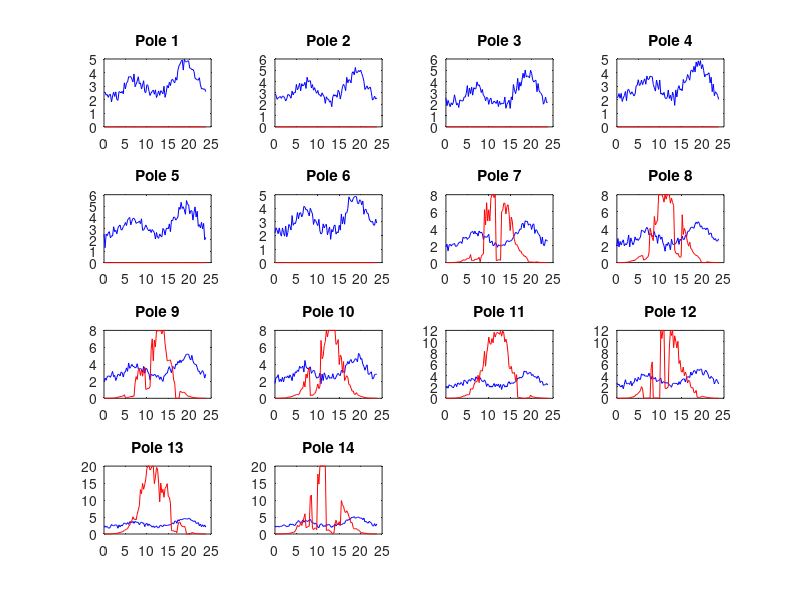

This chart was generated by the following MATLAB code: (Note: this script raises an error after producing the figure.)
% MATLAB Linear Programming (LP) based Energy Management System for a 14-pole LV feeder microgrid with:

% • different load profiles per pole
% • some poles with PV
% • voltage/over-generation problems without EMS
% • battery added
% • 15-min resolution for 24 h (96 steps)
% • LP optimization
% • costs (import/export/degradation/curtailment)
% • constraints + equations
% • plots for loads, PV, results

% | Type      | Poles | Description   |
% | --------- | ----- | ------------- |
% | Load only | 6     | houses        |
% | PV + load | 6     | rooftop solar |
% | Large PV  | 2     | shops/schools |

% | Pole  | PV inverter (kW) |
% | ----- | ---------------- |
% | 1–6   | 0                |
% | 7–10  | 8                |
% | 11–12 | 12               |
% | 13–14 | 20               |

% ================== Optimization Problem ==================
% Objective Function:
% Minimize the total operational cost over horizon N
%
%   min  sum_{k=1}^{N} (
%        c_imp  * P_imp(k)  ...
%      - c_exp  * P_exp(k)  ...
%      + c_deg  * |P_bat(k)| ...
%      + c_curt * P_curt(k)
%   ) * Δt
%
% -----------------------------------------------------------
% Power Balance Constraint (for each time step k):
%
%   P_imp(k) - P_exp(k) + P_bat(k) + (PV(k) - P_curt(k)) = Load(k)
%
% -----------------------------------------------------------
% Where:
%   P_imp   : Grid import power (kW)
%   P_exp   : Grid export power (kW)
%   P_bat   : Battery charging(+)/discharging(-) power (kW)
%   PV      : Available solar power (kW)
%   P_curt  : Curtailed solar power (kW)
%   Load    : Load demand (kW)
%   c_imp   : Import tariff (LKR/kWh)
%   c_exp   : Export tariff (LKR/kWh)
%   c_deg   : Battery degradation cost (LKR/kWh)
%   c_curt  : Curtailment penalty (LKR/kWh)
%   Δt      : Time step duration (hours)
% ==========================================================
% https://chatgpt.com/share/6982e70b-0640-8010-968e-ec966f4503b5

clc; clear; close all;

rng(40);   % <<< fix random seed for reproducibility

%% PARAMETERS
Npoles = 14;
dt = 0.25;        % hours
N = 96;           % 24h horizon

%% ---------- LOAD PROFILES ----------
t = (0:N-1)/4;

Load = zeros(Npoles,N);

for i=1:Npoles
    base = 2 + 0.5*rand;
    evening = 2.5*exp(-((t-19).^2)/10);
    morning = 1.5*exp(-((t-7).^2)/8);
    Load(i,:) = base + morning + evening + 0.3*randn(1,N);
end

%% ---------- PV PROFILES ----------
%% ---------- REALISTIC PV PROFILES ----------

cap = [zeros(1,6) 8 8 8 8 12 12 20 20];   % inverter capacities

PV = zeros(Npoles,N);

% clear sky envelope (bell shape)
env = exp(-((t-12).^2)/18);
env = env / max(env);

for i = 1:Npoles
    
    if cap(i)==0
        continue
    end
    
    % slow cloud variation (minutes-hours)
    slow_noise = movmean(randn(1,N),6);
    slow_noise = 1 + 0.35*slow_noise;
    
    % fast cloud flicker (seconds-minutes)
    fast_noise = 1 + 0.15*randn(1,N);
    
    % sudden cloud drops (ramps)
    ramp = ones(1,N);
    events = randi([2 5]); % number of clouds
    
    for e = 1:events
        c = randi([20 80]);     % center time
        w = randi([3 8]);       % duration
        ramp(c:min(N,c+w)) = ramp(c:min(N,c+w))*rand*0.3;
    end
    
    pv = cap(i) * env .* slow_noise .* fast_noise .* ramp;
    
    % inverter clipping + no negative
    pv = max(0, min(cap(i), pv));
    
    PV(i,:) = pv;
end

% PV_tot = sum(PV);


Load_tot = sum(Load);
PV_tot   = sum(PV);

%% ---------- PLOTS ----------
figure
for i=1:Npoles
    subplot(4,4,i)
    plot(t,Load(i,:),'b',t,PV(i,:),'r')
    title(['Pole ' num2str(i)])
end
sgtitle('Load and PV profiles')

%% ---------- BATTERY ----------
Ebat = 50;    % kWh
Pbat_max = 20;
% SOC0 = 0.5*Ebat;

SOCmin = 0.20*Ebat;
SOCmax = 0.80*Ebat;

SOC0 = 0.50*Ebat;    % initial 50%
SOCend = 0.50*Ebat;  % final 50%

%% ---------- PRICES ----------
c_imp = 30;
c_exp = 20;
c_deg = 2;
c_curt = 1;

%% ---------- LP VARIABLES ----------
% order:
% [Pimp Pexp Pbat+ Pbat- Curt SOC]

nvar = 6*N;

f = zeros(nvar,1);

for k=1:N
    idx=(k-1)*6;
    f(idx+1)=c_imp*dt;
    f(idx+2)=-c_exp*dt;
    f(idx+3)=c_deg*dt;
    f(idx+4)=c_deg*dt;
    f(idx+5)=c_curt*dt;
end

%% ---------- BOUNDS ----------
lb=zeros(nvar,1);
ub=inf(nvar,1);

for k=1:N
    idx=(k-1)*6;

    ub(idx+1)=250;
    ub(idx+2)=250;
    ub(idx+3)=Pbat_max;
    ub(idx+4)=Pbat_max;
    ub(idx+5)=PV_tot(k);
    lb(idx+6)=SOCmin;
    ub(idx+6)=SOCmax;

end

%% ---------- CONSTRAINTS ----------
Aeq=[];
beq=[];

% Power balance
for k=1:N
    row=zeros(1,nvar);
    idx=(k-1)*6;

    row(idx+1)=1;
    row(idx+2)=-1;
    row(idx+3)=1;
    row(idx+4)=-1;
    row(idx+5)=-1;

    Aeq=[Aeq;row];
    beq=[beq; Load_tot(k)-PV_tot(k)];
end

% SOC dynamics
for k=1:N-1
    row=zeros(1,nvar);

    idx=(k-1)*6;
    idx2=k*6;

    row(idx+6)=1;
    row(idx+3)=-dt;
    row(idx+4)=+dt;

    row(idx2+6)=-1;

    Aeq=[Aeq;row];
    beq=[beq;0];
end

% initial SOC
row=zeros(1,nvar);
row(6)=1;
Aeq=[Aeq;row];
beq=[beq;SOC0];

% final SOC constraint
row=zeros(1,nvar);
row((N-1)*6 + 6) = 1;   % SOC at last step
Aeq=[Aeq;row];
beq=[beq;SOCend];


%% ---------- TRANSFORMER / GRID LIMITS ----------

Pgrid_max = 50;   % available capacity for this feeder only (kW)

A = [];
b = [];

for k = 1:N
    
    row1 = zeros(1,nvar);   % import limit
    row2 = zeros(1,nvar);   % export limit
    
    idx=(k-1)*6;
    
    % Pimp - Pexp <= Pgrid_max
    row1(idx+1)=1;
    row1(idx+2)=-1;
    
    % -(Pimp - Pexp) <= Pgrid_max
    row2(idx+1)=-1;
    row2(idx+2)=1;
    
    A=[A; row1; row2];
    b=[b; Pgrid_max; Pgrid_max/3];
end



%% ---------- SOLVE ----------
options=optimoptions('linprog','Display','none');
x=linprog(f,A,b,Aeq,beq,lb,ub,options);


%% ---------- EXTRACT ----------
x=reshape(x,6,N)';

Pimp=x(:,1);
Pexp=x(:,2);
Pbat=x(:,3)-x(:,4);
Curt=x(:,5);
SOC=x(:,6);


SOC_pct = 100 * SOC / Ebat;
%% ---------- RESULTS ----------
figure
plot(t,Load_tot,'k',t,PV_tot,'g')
legend('Load','PV')
title('Total Load & PV')

figure
plot(t,Pimp,'b',t,Pexp,'r')
legend('Import','Export')
title('Grid Power')

figure
plot(t,Pbat)
title('Battery Power')

figure
plot(t,SOC)
title('Battery SOC')

figure
plot(t,Curt)
title('Curtailment')

cost=f'*x(:);
disp(['Total daily cost = ' num2str(cost)])



%% ---------- COMBINED EMS SUMMARY FIGURE ----------

figure('Name','EMS Operation Summary','Position',[100 50 900 900])

% -------- 1 Load & PV --------
subplot(5,1,1)
plot(t,Load_tot,'k','LineWidth',1.4); hold on
plot(t,PV_tot,'g','LineWidth',1.4)
ylabel('kW')
title('Load vs PV')
legend('Load','PV')
grid on

% -------- 2 Grid exchange --------
subplot(5,1,2)
plot(t,Pimp,'b','LineWidth',1.3); hold on
plot(t,Pexp,'r','LineWidth',1.3)
yline(Pgrid_max,'--k');
yline(-Pgrid_max,'--k');
ylabel('kW')
title('Grid Import / Export (Transformer limits shown)')
legend('Import','Export')
grid on

% -------- 3 Battery power --------
subplot(5,1,3)
plot(t,Pbat,'LineWidth',1.4)
yline(0,'k')
ylabel('kW')
title('Battery Power (+ discharge, – charge)')
grid on

% -------- 4 SOC --------
subplot(5,1,4)
plot(t,SOC,'LineWidth',1.4)
ylabel('kWh')
title('Battery SOC')
grid on

% -------- 5 Curtailment --------
subplot(5,1,5)
plot(t,Curt,'LineWidth',1.4)
xlabel('Time (hour)')
ylabel('kW')
title('PV Curtailment')
grid on


figure
plot(t,SOC_pct,'LineWidth',1.4)
ylim([0 100])
ylabel('%')
title('Battery SOC (%)')
grid on


%% =========================================================
%% PERFORMANCE METRICS (for comparison)
%% =========================================================

Pgrid = Pimp - Pexp;

E_import = sum(Pimp)*dt;
E_export = sum(Pexp)*dt;
E_curt   = sum(Curt)*dt;
E_pv     = sum(PV_tot(1:length(Pimp)))*dt;

E_bat_throughput = sum(abs(Pbat))*dt;

P_peak = max(abs(Pgrid));
P_rms  = rms(Pgrid);

PV_utilization = 1 - E_curt/E_pv;

SOC_var = var(SOC_pct);

fprintf('\n============= PERFORMANCE METRICS =============\n');
% fprintf('Total cost             = %.2f LKR\n', num2str(cost));
fprintf('Import energy          = %.2f kWh\n', E_import);
fprintf('Export energy          = %.2f kWh\n', E_export);
fprintf('Curtailment energy     = %.2f kWh\n', E_curt);
fprintf('PV utilization         = %.2f %%\n', 100*PV_utilization);
fprintf('Battery throughput     = %.2f kWh\n', E_bat_throughput);
fprintf('Peak grid power        = %.2f kW\n', P_peak);
fprintf('RMS grid power         = %.2f kW\n', P_rms);
fprintf('SOC variance           = %.2f\n', SOC_var);
fprintf('===============================================\n');
